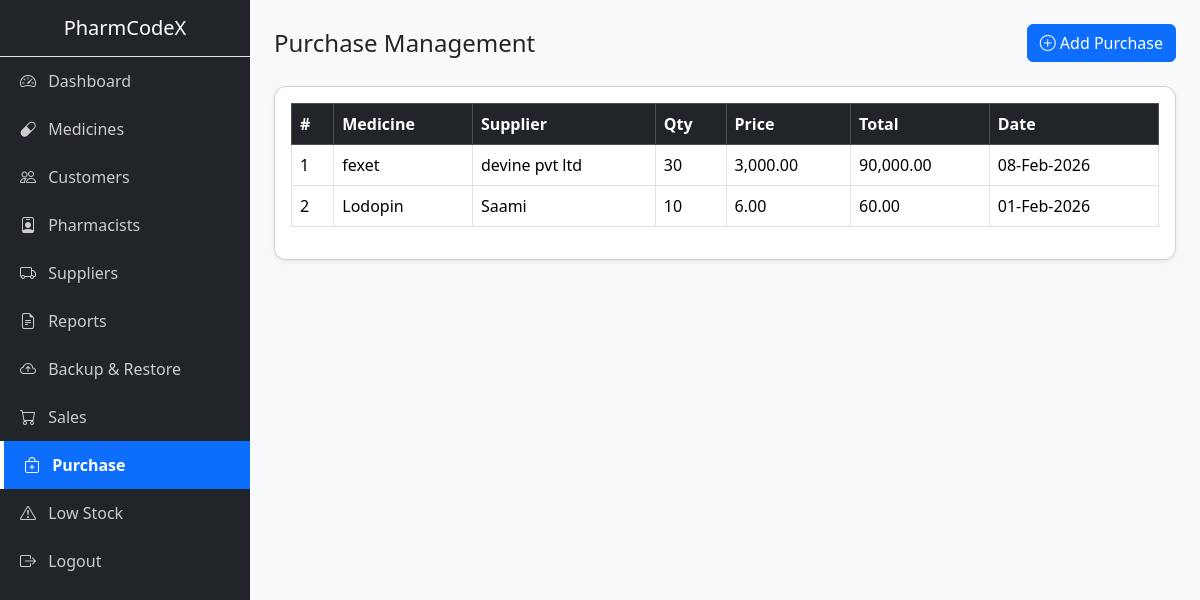
/mutual/purchase.php (signed in), run on the app's committed database.
### tables this page shows
CREATE TABLE `purchases` (
  `id` int(11) NOT NULL AUTO_INCREMENT,
  `medicine_id` int(11) NOT NULL,
  `supplier` varchar(100) NOT NULL,
  `quantity` int(11) NOT NULL,
  `purchase_price` decimal(10,2) NOT NULL,
  `total_amount` decimal(10,2) NOT NULL,
  `purchase_date` date NOT NULL,
  `added_by` int(11) NOT NULL,
  `created_at` timestamp NOT NULL DEFAULT current_timestamp(),
  PRIMARY KEY (`id`),
  KEY `medicine_id` (`medicine_id`),
  CONSTRAINT `purchases_ibfk_1` FOREIGN KEY (`medicine_id`) REFERENCES `medicines` (`id`) ON DELETE CASCADE
);

CREATE TABLE `medicines` (
  `id` int(11) NOT NULL AUTO_INCREMENT,
  `name` varchar(100) NOT NULL,
  `type` varchar(10) NOT NULL,
  `batch_no` varchar(50) NOT NULL,
  `price` decimal(10,2) NOT NULL,
  `quantity` int(11) NOT NULL DEFAULT 0,
  `location` varchar(10) NOT NULL,
  `expiry_date` date NOT NULL,
  `created_at` timestamp NOT NULL DEFAULT current_timestamp(),
  PRIMARY KEY (`id`)
);

### mutual/purchase.php (the view, shortened to what this page needs)
<?php
include('../config/connection.php');
$purchases = $conn->query(
    "SELECT p.*, m.name AS medicine_name
     FROM purchases p
     JOIN medicines m ON p.medicine_id = m.id
     ORDER BY p.id DESC"
);
?>
<!DOCTYPE html>
<html lang="en">
<head>
    <link href="https://cdn.jsdelivr.net/npm/bootstrap@5.3.2/dist/css/bootstrap.min.css" rel="stylesheet">
    <link rel="stylesheet" href="https://cdn.jsdelivr.net/npm/bootstrap-icons@1.11.1/font/bootstrap-icons.css">
    <link rel="stylesheet" href="../css/style.css">
</head>
<body>
<div class="d-flex">
    <?php include('../includes/sidebar.php'); ?>
    <div class="flex-grow-1 p-4">
        <div class="d-flex justify-content-between align-items-center mb-4">
            <h4 class="mb-0">Purchase Management</h4>
            <button class="btn btn-primary" data-bs-toggle="modal" data-bs-target="#addPurchaseModal">
                <i class="bi bi-plus-circle"></i> Add Purchase
            </button>
        </div>
        <div class="card shadow-sm">
            <div class="card-body">
                <table class="table table-bordered table-hover">
                    <thead class="table-dark">
                        <tr>
                            <th>#</th>
                            <th>Medicine</th>
                            <th>Supplier</th>
                            <th>Qty</th>
                            <th>Price</th>
                            <th>Total</th>
                            <th>Date</th>
                        </tr>
                    </thead>
                    <tbody>
                        <?php $i=1; while($row = $purchases->fetch_assoc()) { ?>
                        <tr>
                            <td><?= $i++ ?></td>
                            <td><?= htmlspecialchars($row['medicine_name']) ?></td>
                            <td><?= htmlspecialchars($row['supplier']) ?></td>
                            <td><?= $row['quantity'] ?></td>
                            <td><?= number_format($row['purchase_price'],2) ?></td>
                            <td><?= number_format($row['total_amount'],2) ?></td>
                            <td><?= date("d-M-Y", strtotime($row['purchase_date'])) ?></td>
                        </tr>
                        <?php } ?>
                    </tbody>
                </table>
            </div>
        </div>
    </div>
</div>
</body>
</html>

### css/style.css (style rules this page uses)
:root { --primary-color: #0d6efd; --sidebar-bg: #212529; --text-muted: #adb5bd; }
body { background-color: #f8f9fa; font-family: 'Segoe UI', sans-serif; }
.card { border-radius: 12px; }

### data on the page
purchases: medicine.name "fexet", supplier "devine pvt ltd", quantity "30", purchase_price "3,000.00", total_amount "90,000.00", purchase_date "08-Feb-2026"
purchases: medicine.name "Lodopin", supplier "Saami", quantity "10", purchase_price "6.00", total_amount "60.00", purchase_date "01-Feb-2026"
